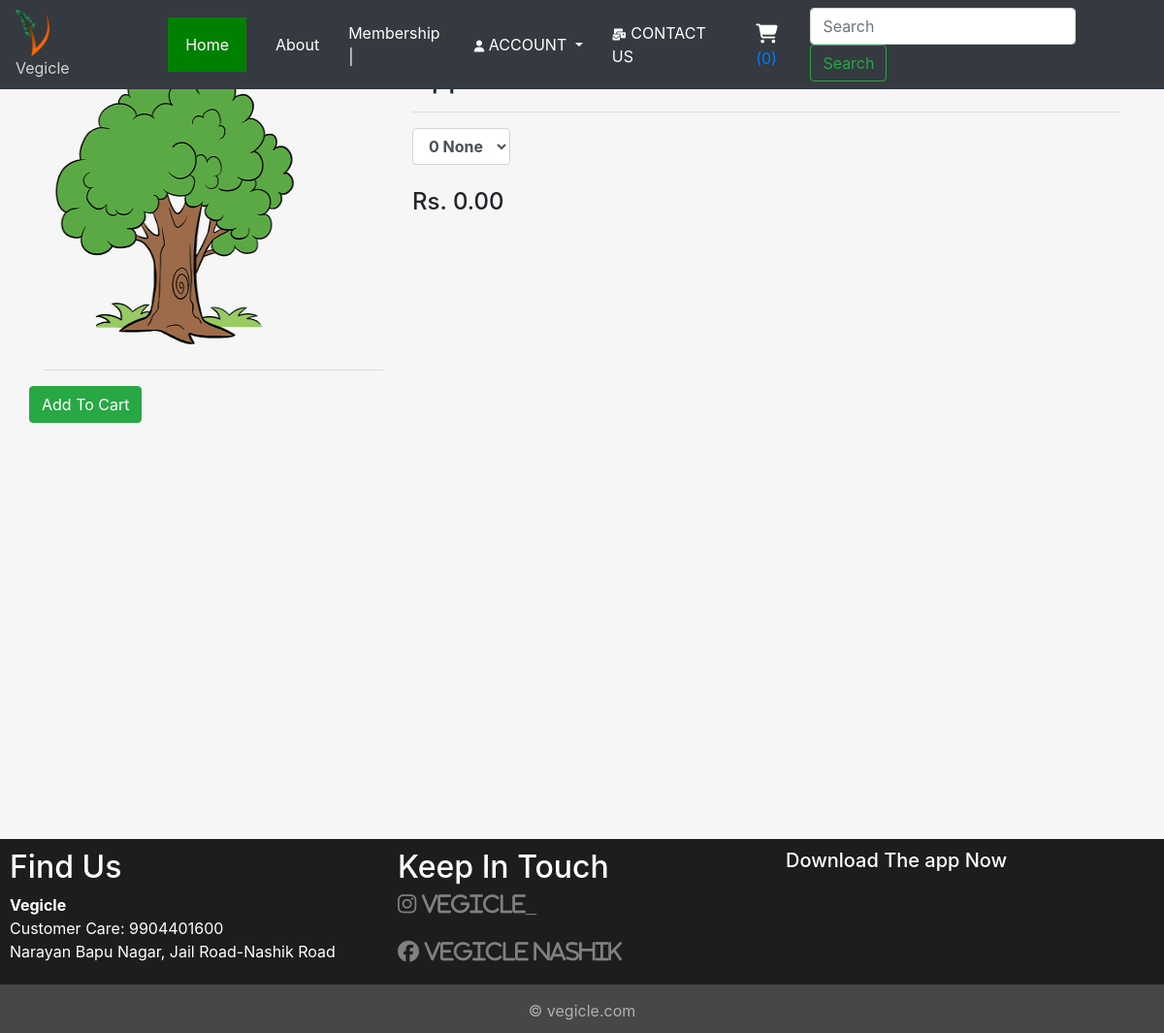
Page /products/22 on the earlier database version.
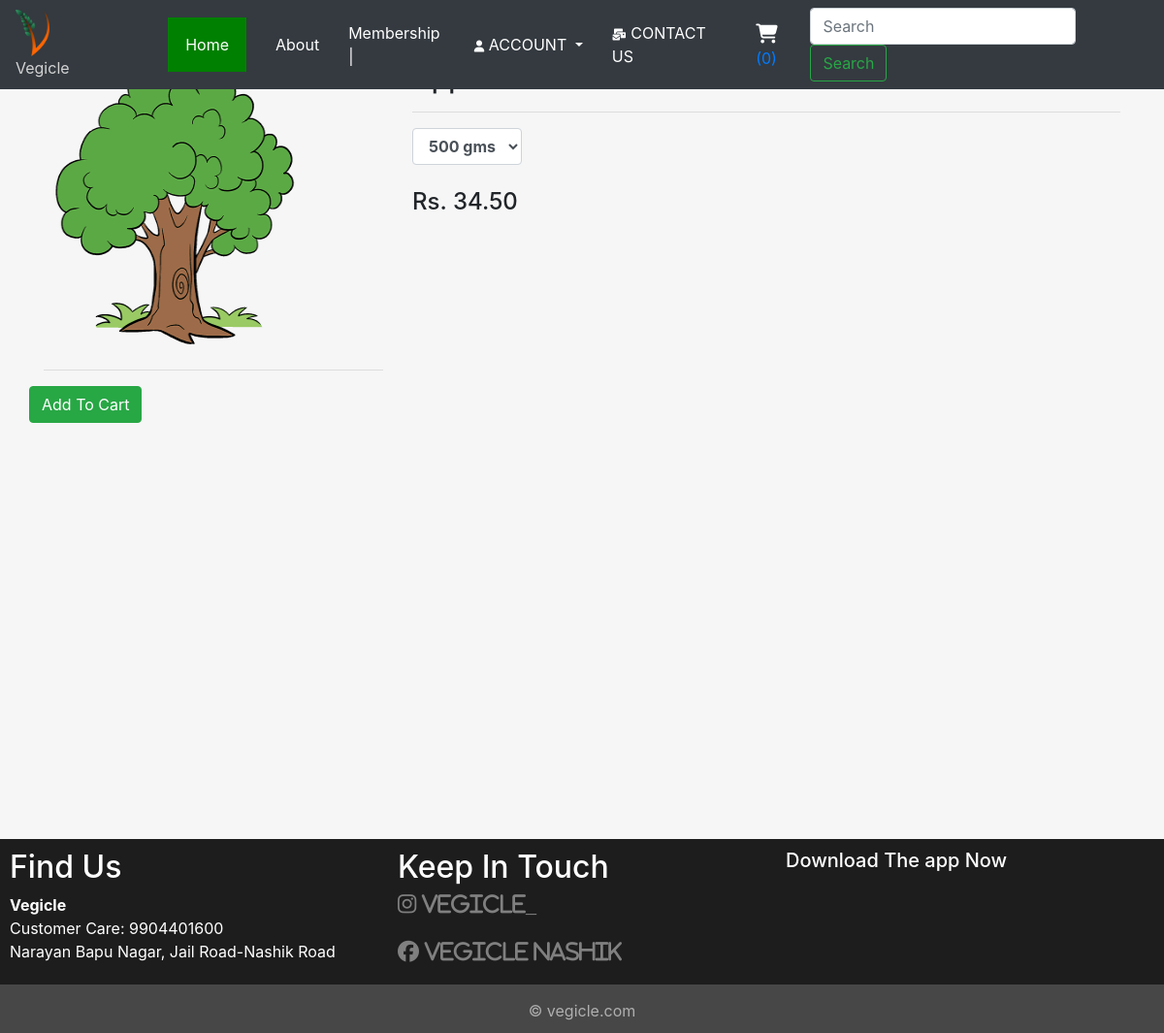
Same page on the later database version.
### shop/models.py (models this page shows, shortened)
class Product(models.Model):
    product_id = models.AutoField
    product_name = models.CharField(max_length=50)
    category = models.CharField(max_length=50, default="")
    pub_date = models.DateField()
    image = models.ImageField(upload_to='shop/images', default="")

class Varients(models.Model):
    product = models.ForeignKey(Product, on_delete=models.CASCADE, related_name='varients')
    quantity_number = models.PositiveIntegerField(default=0)
    quantity_measure = models.CharField(max_length=50, default='gms', null=True, help_text='gms, kg, etc.')
    price = models.DecimalField(default=0, decimal_places=2, max_digits=10)

### shop/views.py (the view)
# urls.py: path("products/<int:myid>", views.productView, name="ProductView"),
def productView(request, myid):
    product = Product.objects.filter(id=myid)
    return render(request, 'shop/prodView.html', {'product': product[0]})

### cart/cart.py (called while the page is built)
    def __iter__(self):
        for item in self.cart.item_set.all():
            yield item

    def new(self, request):
        cart = models.Cart.objects.create(creation_date=datetime.datetime.now())
        request.session[CART_ID] = cart.id
        return cart

### shop/context_processors.py (called while the page is built)
def cart(request):
    items_count = 0
    for item in Cart(request):
        items_count = items_count + 1
    return {'cart_items': items_count}

### shop/templates/shop/prodView.html (shortened to what this page needs)
{% extends 'shop/basic.html' %}
{% block body %}
<div class="container my-5">
<div class="row">
    <div class="col-md-4">
    <div class="row">
        <img src="/media/{{product.image}}" width="300px" height="300px">
    </div>
        <hr>
        <div class="row">
            <button class="btn btn-success" id="add-to-cart">Add To Cart</button>
        </div>
    </div>
    <div class="col-md-8">
        <h3>{{product.product_name}}</h3>
        <hr>
             <span style="display: inline-grid;">
                <select class="form-control quantity" name="quantity" id="quantity" >
               {% for item in product.varients.all %}
                   <option id="options" value="{{ item.price }}">{{ item.quantity_number}} {{ item.quantity_measure}}</option>
               {% endfor %}
                </select>
                &nbsp<h4 style="float:right;" class="product_price">Rs. {{ product.varients.first.price }}</h4>
             </span>
    </div>
</div>
</div>
{% endblock %}

Differences in the rows shown:
changed through a linked row, Product: varients.first.price "0.00" → "34.50"
Other differences:
form field quantity: "0 None" → "500 gms"
